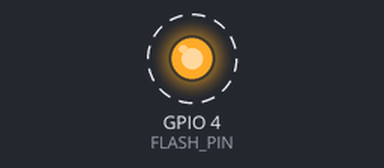
Bench run of a sketch on a simulated ESP32. On the bench: output pins drawn as LEDs (lit = HIGH). Dashed ring = blinking. WiFi joins after 1.5 s; servers stay silent unless stated; uploads are accepted with an empty reply; the camera gives no picture; what the sketch prints to the serial monitor is not drawn.

Above: at 2.46 s.
Timing chart, 0 to 5.4 s (numbered marks = the images above):
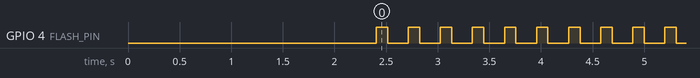

Measured:
- by itself, GPIO 4 (FLASH_PIN): alternates HIGH for 0.11 s and LOW for 0.20 s

The sketch:

sketch_jan22a.ino
```cpp
#include "esp_camera.h"
#include <WiFi.h>
#include <WiFiClient.h>
#include <HTTPClient.h>

// (optionnel) pour éviter reset brownout sur ESP32-CAM
#include "soc/soc.h"
#include "soc/rtc_cntl_reg.h"

// ===================== WIFI =====================
const char* ssid = "ESP_NET";
const char* password = "12345678";

// ===================== PC (Flask) =====================
const char* PC_IP = "192.168.137.1";
String flaskPingUrl()   { return String("http://") + PC_IP + ":8000/ping"; }
String flaskUploadUrl() { return String("http://") + PC_IP + ":8000/upload"; }

// ===================== CAMERA PINS (AI Thinker ESP32-CAM) =====================
#define PWDN_GPIO_NUM     32
#define RESET_GPIO_NUM    -1
#define XCLK_GPIO_NUM      0
#define SIOD_GPIO_NUM     26
#define SIOC_GPIO_NUM     27
#define Y9_GPIO_NUM       35
#define Y8_GPIO_NUM       34
#define Y7_GPIO_NUM       39
#define Y6_GPIO_NUM       36
#define Y5_GPIO_NUM       21
#define Y4_GPIO_NUM       19
#define Y3_GPIO_NUM       18
#define Y2_GPIO_NUM        5
#define VSYNC_GPIO_NUM    25
#define HREF_GPIO_NUM     23
#define PCLK_GPIO_NUM     22

// ===================== FLASH (LED blanche ESP32-CAM AI Thinker) =====================
#define FLASH_PIN 4  // LED flash

// ===================== TIMING =====================
// Plus petit = plus "live" (essaye 400 puis 300 puis 200)
const unsigned long SEND_EVERY_MS = 300;
unsigned long lastSend = 0;

bool wifiReady = false;
bool cameraReady = false;

// ===================== JSON helper =====================
bool extractPredictedLetter(const String& json, char &outLetter) {
  int k = json.indexOf("\"predicted_letter\"");
  if (k < 0) return false;
  int colon = json.indexOf(':', k);
  if (colon < 0) return false;
  int q1 = json.indexOf('\"', colon + 1);
  if (q1 < 0) return false;
  int q2 = json.indexOf('\"', q1 + 1);
  if (q2 < 0) return false;
  String val = json.substring(q1 + 1, q2);
  if (val.length() < 1) return false;
  outLetter = val.charAt(0);
  return true;
}

// ===================== WIFI =====================
void connectWiFi() {
  WiFi.mode(WIFI_STA);
  WiFi.setSleep(false);      // améliore débit / stabilité
  WiFi.begin(ssid, password);

  Serial.print("Connexion WiFi");
  unsigned long start = millis();
  while (WiFi.status() != WL_CONNECTED && (millis() - start) < 30000) {
    delay(500);
    Serial.print(".");
  }
  Serial.println();

  if (WiFi.status() != WL_CONNECTED) {
    Serial.println("❌ WiFi FAILED");
    wifiReady = false;
    return;
  }
  wifiReady = true;
  Serial.println("✅ WiFi connecté !");
  Serial.print("IP ESP32-CAM: ");
  Serial.println(WiFi.localIP());
}

// ===================== CAMERA =====================
bool initCamera() {
  camera_config_t config;
  config.ledc_channel = LEDC_CHANNEL_0;
  config.ledc_timer   = LEDC_TIMER_0;

  config.pin_d0 = Y2_GPIO_NUM;
  config.pin_d1 = Y3_GPIO_NUM;
  config.pin_d2 = Y4_GPIO_NUM;
  config.pin_d3 = Y5_GPIO_NUM;
  config.pin_d4 = Y6_GPIO_NUM;
  config.pin_d5 = Y7_GPIO_NUM;
  config.pin_d6 = Y8_GPIO_NUM;
  config.pin_d7 = Y9_GPIO_NUM;

  config.pin_xclk  = XCLK_GPIO_NUM;
  config.pin_pclk  = PCLK_GPIO_NUM;
  config.pin_vsync = VSYNC_GPIO_NUM;
  config.pin_href  = HREF_GPIO_NUM;
  config.pin_sccb_sda = SIOD_GPIO_NUM;
  config.pin_sccb_scl = SIOC_GPIO_NUM;
  config.pin_pwdn  = PWDN_GPIO_NUM;
  config.pin_reset = RESET_GPIO_NUM;

  config.xclk_freq_hz = 20000000;
  config.pixel_format = PIXFORMAT_JPEG;

  // ===== Qualité + vitesse (adaptation selon PSRAM) =====
  // - VGA donne meilleure qualité, mais plus lourd.
  // - jpeg_quality plus grand = plus compressé = plus rapide.
  // Ici on vise "un peu live" + image correcte.
  if (psramFound()) {
    Serial.println("✅ PSRAM: OK");
    config.frame_size   = FRAMESIZE_VGA;  // 640x480 (qualité ++)
    config.jpeg_quality = 15;             // 12 = meilleure, 15 = + rapide (bon compromis)
    config.fb_count     = 2;              // plus fluide
  } else {
    Serial.println("⚠️ PSRAM: NOT FOUND");
    config.frame_size   = FRAMESIZE_QVGA; // 320x240 (plus stable sans PSRAM)
    config.jpeg_quality = 15;
    config.fb_count     = 1;
  }

  esp_err_t err = esp_camera_init(&config);
  if (err != ESP_OK) {
    Serial.printf("❌ Camera init failed: 0x%x\n", err);
    return false;
  }

  // ===== Réglages capteur (rendu) =====
  sensor_t * s = esp_camera_sensor_get();
  if (s) {
    s->set_brightness(s, 0);   // -2 .. 2
    s->set_contrast(s, 1);     // -2 .. 2 (1 rend souvent l'image + nette)
    s->set_saturation(s, 0);   // -2 .. 2

    s->set_whitebal(s, 1);
    s->set_awb_gain(s, 1);

    s->set_exposure_ctrl(s, 1);
    s->set_aec2(s, 1);

    s->set_gain_ctrl(s, 1);
    s->set_agc_gain(s, 0);     // 0 = auto
  }

  Serial.println("✅ Camera OK");
  return true;
}

// ===================== TEST PING =====================
void testPing() {
  if (!wifiReady) return;
  WiFiClient client;
  HTTPClient http;
  http.setConnectTimeout(3000);
  http.setTimeout(3000);

  String url = flaskPingUrl();
  Serial.print("🔎 TEST /ping: ");
  Serial.println(url);

  if (!http.begin(client, url)) {
    Serial.println("❌ http.begin failed");
    return;
  }

  int code = http.GET();
  String resp = http.getString();
  http.end();

  Serial.print("🔎 /ping code: "); Serial.println(code);
  Serial.print("🔎 /ping resp: "); Serial.println(resp);
}

// ===================== CAPTURE + UPLOAD =====================
void captureAndUpload() {
  if (!wifiReady || !cameraReady) return;

  // Flash ON (LED blanche)
  digitalWrite(FLASH_PIN, HIGH);
  delay(50); // laisse l'exposition se stabiliser un peu

  camera_fb_t * fb = esp_camera_fb_get();

  // Flash OFF
  digitalWrite(FLASH_PIN, LOW);

  if (!fb) {
    Serial.println("❌ Capture failed (fb == NULL). Souvent alim/pins/frame_size.");
    return;
  }

  WiFiClient client;
  HTTPClient http;
  http.setConnectTimeout(5000);
  http.setTimeout(8000);

  String url = flaskUploadUrl();
  Serial.print("📤 Upload -> ");
  Serial.println(url);

  if (!http.begin(client, url)) {
    Serial.println("❌ http.begin failed");
    esp_camera_fb_return(fb);
    return;
  }

  http.addHeader("Content-Type", "image/jpeg");
  int code = http.POST(fb->buf, fb->len);
  String resp = http.getString();
  http.end();

  esp_camera_fb_return(fb);

  Serial.print("📤 /upload code: ");
  Serial.println(code);

  if (resp.length()) {
    Serial.print("📤 /upload resp: ");
    Serial.println(resp);

    char letter;
    if (extractPredictedLetter(resp, letter)) {
      Serial.print("✅ Predicted letter: ");
      Serial.println(letter);
    } else {
      Serial.println("⚠️ JSON sans predicted_letter");
    }
  }
}

void setup() {
  // Optionnel: évite brownout reset (selon alim)
  WRITE_PERI_REG(RTC_CNTL_BROWN_OUT_REG, 0);

  Serial.begin(115200);
  delay(400);

  // Flash pin
  pinMode(FLASH_PIN, OUTPUT);
  digitalWrite(FLASH_PIN, LOW);

  connectWiFi();
  cameraReady = initCamera();

  testPing();
}

void loop() {
  if (millis() - lastSend > SEND_EVERY_MS) {
    lastSend = millis();
    captureAndUpload();
  }
}
```
